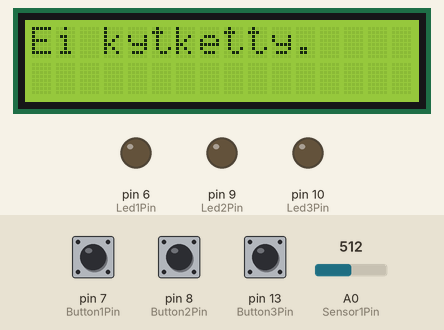
Simulated run of this sketch. Board: Arduino Uno, built with avr-gcc and run on an emulated ATmega328P. Parts: 16×2 character LCD, output pins drawn as LEDs (lit = HIGH). The test bench sets the inputs (shaded band); at power-on: pin 7 (Button1Pin) LOW, pin 8 (Button2Pin) LOW, pin 13 (Button3Pin) LOW, A0 (Sensor1Pin) = 512.

Above: at 1.2 s.
1.3 s: pin 7 (Button1Pin) pulled HIGH for 0.15 s
At 1.41 s:
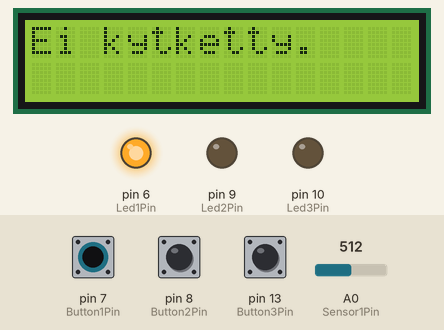
2.9 s: pin 8 (Button2Pin) pulled HIGH for 0.15 s
At 3.01 s:
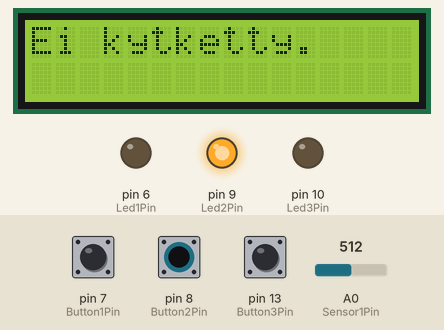
4.5 s: pin 13 (Button3Pin) pulled HIGH for 0.15 s
At 4.6 s:
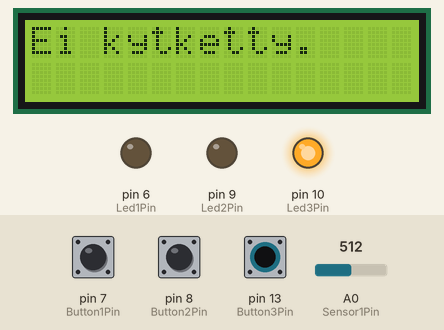
6.1 s: pin 13 (Button3Pin) pulled HIGH for 3.2 s
At 9.7 s:
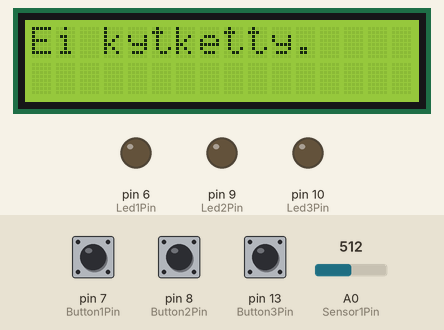
10.8 s: pin 7 (Button1Pin) pulled HIGH for 3.2 s
At 11.7 s:
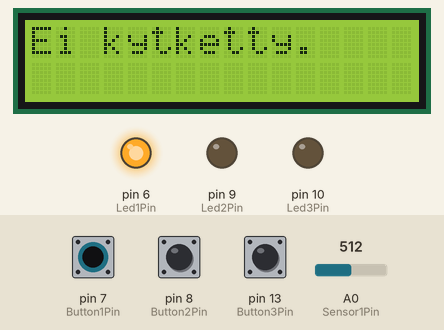
15.5 s: pin 7 (Button1Pin) driven HIGH and pin 8 (Button2Pin) driven HIGH
At 18.8 s:
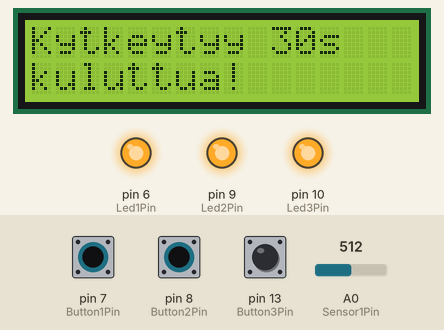
Timing chart, 0 to 22.0 s (numbered marks = the images above; inputs shaded):
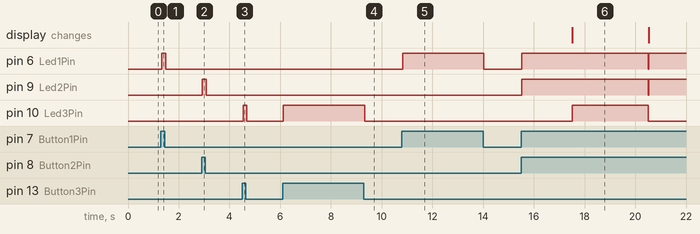

Measured:
- after the input at 1.3 s, pin 6 (Led1Pin): LOW → HIGH at once, → LOW 0.16 s later
- after the input at 2.9 s, pin 9 (Led2Pin): LOW → HIGH at once, → LOW 0.16 s later
- after the input at 4.5 s, pin 10 (Led3Pin): LOW → HIGH at once, → LOW 0.13 s later
- after the input at 6.1 s, pin 10 (Led3Pin): LOW → HIGH at once, → LOW 3.2 s later
- after the input at 10.8 s, pin 6 (Led1Pin): LOW → HIGH at once, → LOW 3.2 s later
- after the input at 15.5 s, pin 6 (Led1Pin), pin 9 (Led2Pin): LOW → HIGH at once, → LOW 5.0 s later, → HIGH 0.02 s later; pin 10 (Led3Pin): LOW → HIGH after 2.0 s, → LOW 3.0 s later; the display: changes after 2.0 s (image 6)

The sketch:

Alarm.ino
```cpp
#include <LiquidCrystal.h>

// Määritellään I/O liitännät
LiquidCrystal lcd(12,11,5,4,3,2);

const int Led1Pin = 6;
const int Led2Pin = 9;
const int Led3Pin = 10;

const int Button1Pin = 7;
const int Button2Pin = 8;
const int Button3Pin = 13;

const int Sensor1Pin = A0;
const int Sensor2Pin = A1;
const int Sensor3Pin = A2;

//Alustetaan globaaleja muuttujia
bool alarm_on = false;
bool alarm_triggered = false;
bool true_alarm = false;

int Button1State = 0;
int Button2State = 0;
int Button3State = 0;

int last1 = 0;
int last2 = 0;
int last3 = 0;

unsigned long muutosaika;
unsigned long triggeraika;

bool Lippu1 = false;
bool Lippu1_ini = false;
bool Lippu2 = false;
bool Lippu2_ini = false;
bool Lippu3 = false;
bool Lippu3_ini = false;

void setup() {

  pinMode(Led1Pin, OUTPUT);
  pinMode(Led2Pin, OUTPUT);
  pinMode(Led3Pin, OUTPUT);
  pinMode(Button1Pin, INPUT);
  pinMode(Button2Pin, INPUT);
  pinMode(Button3Pin, INPUT);

  // Alussa ledit ovat pois päältä
  digitalWrite(Led1Pin, LOW);
  digitalWrite(Led2Pin, LOW);
  digitalWrite(Led3Pin, LOW);

  // Käynnistetään lcd-näyttö
  lcd.begin(16,2);
}

void loop() {

  // Tyhjennetään lcd-näyttö ja luetaan nappulat
  debounce_buttons();

  // Käyttäjä saa nappuloiden painamisesta LED-vasteen, vain jos hälytin ei ole lauennut
  if (!true_alarm) {
    digitalWrite(Led1Pin, Button1State);
    digitalWrite(Led2Pin, Button2State);
    digitalWrite(Led3Pin, Button3State);
  }

  if (alarm_on){
    // Tässä lohkossa käsitellään tilannetta, jossa hälytin on kytketty päälle.

    // Sensorien laukeaminen laukaisee hälyttimen:
    if (sensorilukija()) {
      if (!alarm_triggered) {
        triggeraika = millis();
      }
      alarm_triggered = true;
    }

    if (alarm_triggered && (millis() - triggeraika) > 10000) {
      // Tässä lohkossa käsitellään tilannetta, jossa hälytin on lauennut.
      true_alarm = true;
      lcd.setCursor(0,0);
      lcd.print("ALARM!          ");
      kaikki_ledit(true);
    } else {
      lcd.setCursor(0,0);
      lcd.print("Kytketty!       ");
      lcd.setCursor(0,1);
      lcd.print("                ");
    }

    // Jos purkusekvenssi onnistuu, kytketään hälytin pois päältä
    if (purkusekvenssi()) {
      alarm_on = false;
      alarm_triggered = false;
      true_alarm = false;
      kaikki_ledit(false);
    }

  } else {
    // Tässä lohkossa käsitellään tilannetta, jossa hälytintä ei ole kytketty päälle.
    lcd.setCursor(0,0);
    lcd.print("Ei kytketty.    ");

    // Pitämällä nappuloita 1 ja 2 kaksi sekuntia pohjassa, voidaan hälytin kytkeä päälle.
    if (Button1State == HIGH && Button2State == HIGH && Button3State == LOW && (millis() - muutosaika) > 2000) {
      alarm_on = true;
      kaikki_ledit(true);
      lcd.setCursor(0,0);
      lcd.print("Kytkeytyy 30s   ");
      lcd.setCursor(0,1);
      lcd.print("kuluttua!       ");

      delay(3000);
      kaikki_ledit(false);
    }
  }
  delay(20);
}

void debounce_buttons() {
  // Luetaan nappulat, onko muutoksia sitten viime kierroksen?
  if (last1 != digitalRead(Button1Pin) ||
      last2 != digitalRead(Button2Pin) ||
      last3 != digitalRead(Button3Pin) ) {

    muutosaika = millis();

  }

  if (millis() - muutosaika > 10) {
    Button1State = digitalRead(Button1Pin);
    Button2State = digitalRead(Button2Pin);
    Button3State = digitalRead(Button3Pin);
    }

  last1 = digitalRead(Button1Pin);
  last2 = digitalRead(Button2Pin);
  last3 = digitalRead(Button3Pin);

  return;
}

void kaikki_ledit(bool tila) {
  if (tila) {
    digitalWrite(Led1Pin, HIGH);
    digitalWrite(Led2Pin, HIGH);
    digitalWrite(Led3Pin, HIGH);
  } else {
    digitalWrite(Led1Pin, LOW);
    digitalWrite(Led2Pin, LOW);
    digitalWrite(Led3Pin, LOW);
  }
  return;
}

bool sensorilukija() {
  if (analogRead(A0) < 500) {
    return true;
  } else {
    return false;
  }
}

bool purkusekvenssi() {

  if (Lippu1 == false && Lippu2 == false && Lippu3 == false){
    // Näppäinten 1 ja 2 combo aloittaa vaiheen yksi
    if(Button1State == HIGH && Button2State == HIGH && Button3State == LOW) {

      Lippu1_ini = true;

    // Vasta näppäimistä irti päästäminen aktivoi lipun 1
    } else if (Lippu1_ini == true && Button1State == LOW && Button2State == LOW && Button3State == LOW) {
        Lippu1_ini = false;
        Lippu1 = true;
    // Väärän napin painaminen heittää takaisin sekvenssin alkuun.
    } else if (Button3State == true) {
        Lippu1_ini = false;
    }

  } else if (Lippu1 == true && Lippu2 == false && Lippu3 == false) {
    // Näppäinten 1 ja 3 combo aloittaa vaiheen kaksi
    if(Button1State == HIGH && Button2State == LOW && Button3State == HIGH) {

      Lippu2_ini = true;

    // Vasta näppäimistä irti päästäminen aktivoi lipun 2
    } else if (Lippu2_ini == true && Button1State == LOW && Button2State == LOW && Button3State == LOW) {
        Lippu2_ini = false;
        Lippu1 = false;
        Lippu2 = true;
    // Väärän napin painaminen heittää takaisin sekvenssin alkuun.
    } else if (Button2State == true) {
        Lippu2_ini = false;
        Lippu1 = false;
    }

  } else if (Lippu1 == false && Lippu2 == true && Lippu3 == false) {
    // Näppäinten 2 ja 3 combo aloittaa vaiheen kolme
    if(Button1State == LOW && Button2State == HIGH && Button3State == HIGH) {

      Lippu3_ini = true;

    // Vasta näppäimistä irti päästäminen aktivoi lipun 3
    } else if (Lippu3_ini == true && Button1State == LOW && Button2State == LOW && Button3State == LOW) {
        Lippu3_ini = false;
        Lippu2 = false;
        Lippu3 = true;
    // Väärän napin painaminen heittää takaisin sekvenssin alkuun.
    } else if (Button1State == true) {
        Lippu3_ini = false;
        Lippu2 = false;
    }
  }

  // Jos näppäinyhdistelmä onnistuu kokonaan, alustetaan liput ja palautetaan true
  if (Lippu3) {
    Lippu3 = false;
    return true;
  // Jos vielä tällä kierroksella ei onnistuttu, palautetaan false
  } else {
    return false;
  }
}
```
